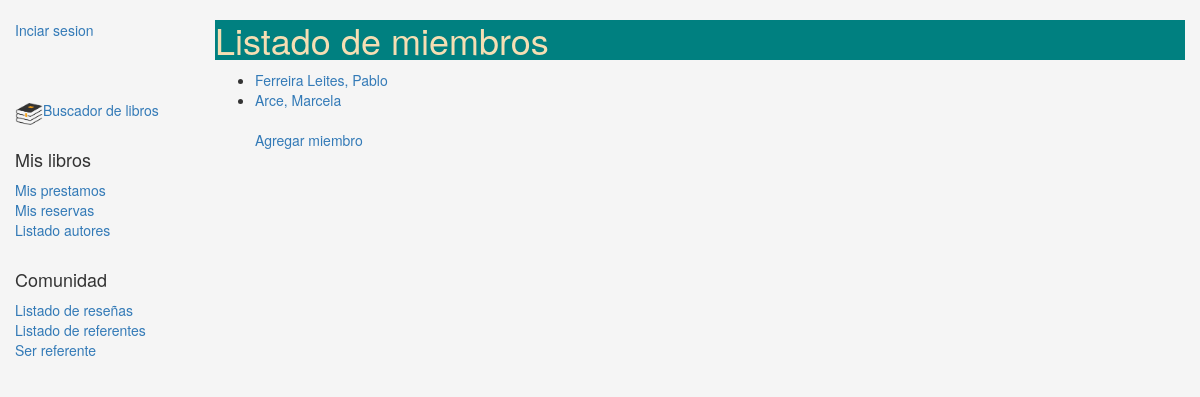
The app's page /gestion/members/ with its own data.
### gestion/models.py (models this page shows, shortened)
class Member(models.Model):
    first_name = models.CharField(max_length = 100, verbose_name = 'Nombre')
    last_name = models.CharField(max_length = 100, verbose_name = 'Apellido')
    email = models.EmailField(blank = True, null = True)
    phone_num = models.CharField(max_length = 15, verbose_name = 'No Telefono')
    memberID = models.ForeignKey(User, on_delete=models.SET_NULL, null = True, blank = True, verbose_name="ID de")

### gestion/views.py (the view)
# urls.py: path('members/',views.MemberListView.as_view(), name = 'members'),
class MemberListView(generic.ListView):
    model = Member
    paginate_by = 10

### gestion/templates/gestion/member_list.html
{% extends "base_generic.html" %}
{% block content %}
    <h1>Listado de miembros</h1>
    {% if object_list %}
    <ul>
      {% for member in object_list %}
      <li>
        <a href="{% url 'member-detail' member.id %}">{{ member.last_name }}, {{member.first_name}}</a>
    </li>
      {% endfor %}
      <br><a href="{% url 'add-member' %}">Agregar miembro</a>
    </ul>
    {% else %}
      <p>Todavia no hay miembros ingresados</p>
    {% endif %}
{% endblock %}

### gestion/static/css/styles.css (style rules this page uses)
body { background-color: whitesmoke; }
h1 { background-color: teal; color: wheat; }

### records on screen
Member: last_name "Ferreira Leites", first_name "Pablo"
Member: last_name "Arce", first_name "Marcela"
